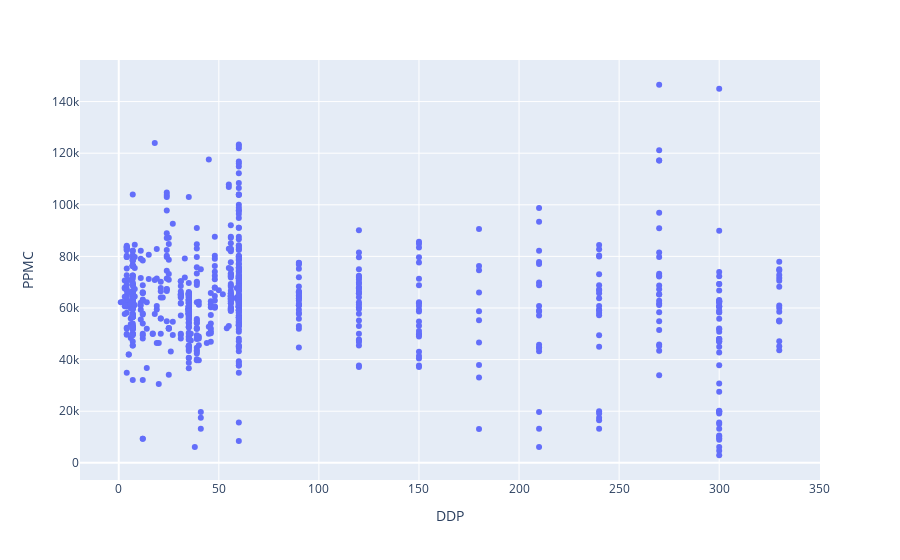

Notebook source saved alongside this figure:
### Code cell
for column in numerical_cols:
    if column != 'PPMC':
        fig = px.scatter(RP, x=column, y='PPMC')
        fig.show()

### Figure 1 — Plotly figure (JSON) as saved in the notebook; plotly's stock layout.template omitted (floating-point values rounded to 4 significant figures; data arrays with more than 128 entries replaced by an {"elided": "..."} marker saying what was removed)
{"data": [{"hovertemplate": "DDP=%{x}<br>PPMC=%{y}<extra></extra>", "legendgroup": "", "marker": {"color": "#636efa", "symbol": "circle"}, "mode": "markers", "name": "", "orientation": "v", "showlegend": false, "type": "scatter", "x": {"elided": "842 int values"}, "xaxis": "x", "y": {"elided": "842 float values"}, "yaxis": "y"}], "layout": {"autosize": true, "legend": {"tracegroupgap": 0}, "margin": {"t": 60}, "xaxis": {"anchor": "y", "autorange": true, "domain": [0, 1], "range": [-19.07, 350.1], "title": {"text": "DDP"}, "type": "linear"}, "yaxis": {"anchor": "x", "autorange": true, "domain": [0, 1], "range": [-8186.0, 157600.0], "title": {"text": "PPMC"}, "type": "linear"}}}
